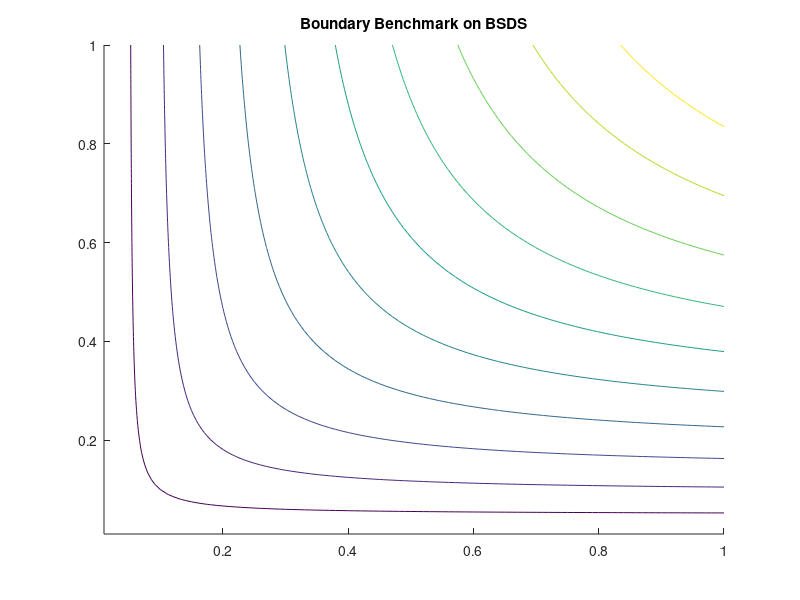

Write MATLAB code to recreate this figure. (Note: this script raises an error after producing the figure.)
function Plotisofigregpr()
%clear all;close all;clc;

title('Boundary Benchmark on BSDS');
hold on;

%The human performance must be estimated
% plot(0.700762,0.897659,'go','MarkerFaceColor','g','MarkerEdgeColor','g','MarkerSize',10);
% isoF lines
[p,r] = meshgrid(0.01:0.01:1,0.01:0.01:1);
F=2*p.*r./(p+r);
[C,h] = contour(p,r,F);
hasbehavior(h,'legend',false);
hold off

% colormap green
map=zeros(256,3); map(:,1)=0; map(:,2)=1; map(:,3)=0; colormap(map);

box on;
grid on;
set(gca,'XTick',0:0.1:1);
set(gca,'YTick',0:0.1:1);
set(gca,'XGrid','on');
set(gca,'YGrid','on');
xlabel('Recall');
ylabel('Precision');
title('');
axis square;
axis([0 1 0 1]);


%legend('Human','Location','NorthEast')